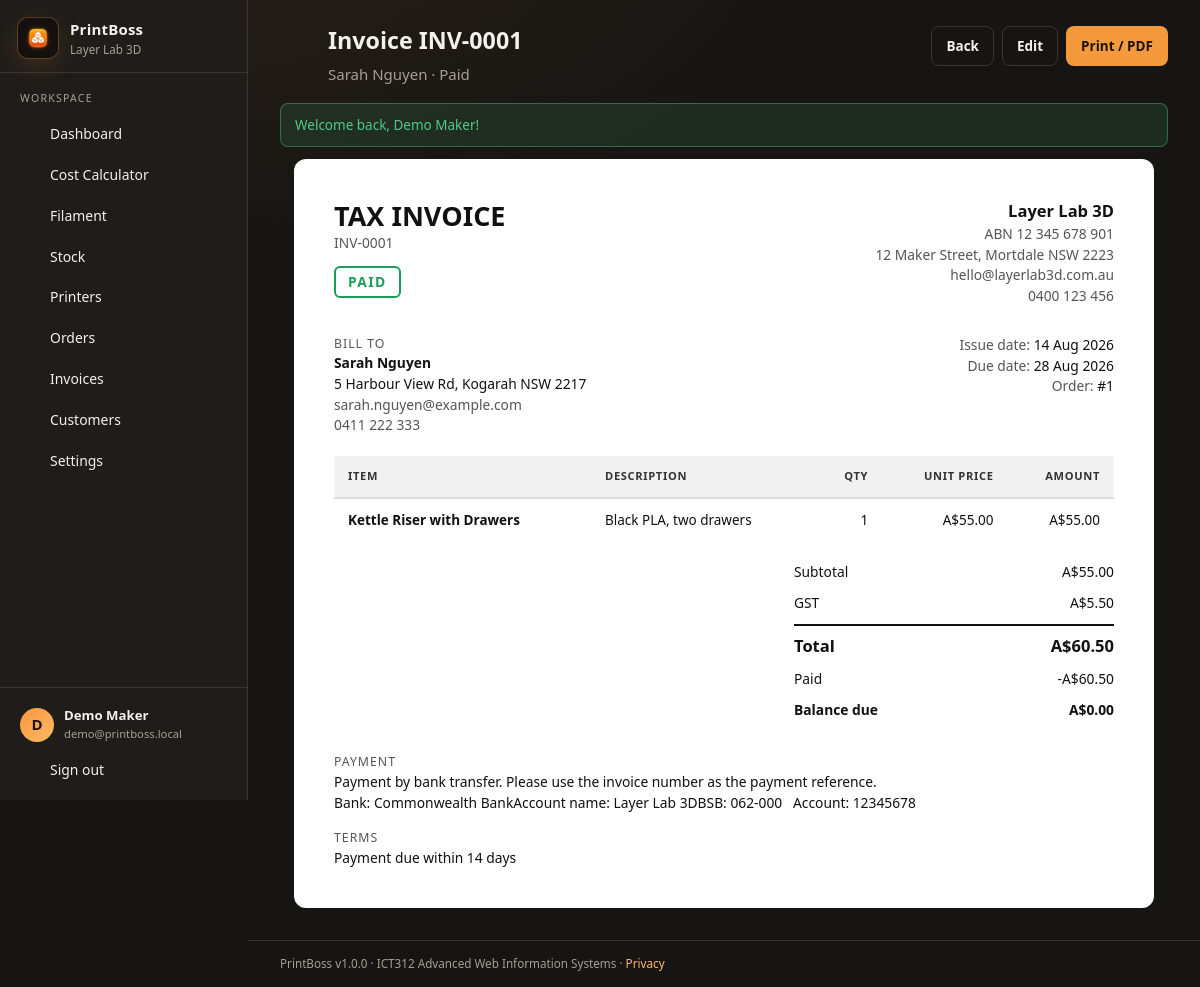
The app's page /invoice_view.php?id=1 (signed in) with its own data.
### tables this page shows
CREATE TABLE profiles (
  id                       INT UNSIGNED NOT NULL AUTO_INCREMENT,
  user_id                  INT UNSIGNED NOT NULL,
  business_name            VARCHAR(120) NOT NULL DEFAULT '',
  business_abn             VARCHAR(20)  NOT NULL DEFAULT '',
  business_email           VARCHAR(190) NOT NULL DEFAULT '',
  business_phone           VARCHAR(40)  NOT NULL DEFAULT '',
  business_address         VARCHAR(255) NOT NULL DEFAULT '',
  country                  VARCHAR(60)  NOT NULL DEFAULT 'Australia',
  currency                 CHAR(3)      NOT NULL DEFAULT 'AUD',
  bank_name                VARCHAR(80)  NOT NULL DEFAULT '',
  bank_account_name        VARCHAR(120) NOT NULL DEFAULT '',
  bank_bsb                 VARCHAR(10)  NOT NULL DEFAULT '',
  bank_account_number      VARCHAR(20)  NOT NULL DEFAULT '',
  invoice_prefix           VARCHAR(10)  NOT NULL DEFAULT 'INV',
  gst_rate                 DECIMAL(5,2) NOT NULL DEFAULT 10.00,
  default_gst_enabled      TINYINT(1)   NOT NULL DEFAULT 1,
  default_payment_terms    VARCHAR(60)  NOT NULL DEFAULT 'Payment due within 14 days',
  default_payment_instructions TEXT NULL,
  default_invoice_notes    TEXT NULL,
  default_electricity_cost DECIMAL(8,4) NOT NULL DEFAULT 0.3000,
  default_labour_rate      DECIMAL(8,2) NOT NULL DEFAULT 25.00,
  default_depreciation_rate DECIMAL(8,2) NOT NULL DEFAULT 0.50,
  default_profit_margin    DECIMAL(5,2) NOT NULL DEFAULT 50.00,
  default_failed_risk      DECIMAL(5,2) NOT NULL DEFAULT 10.00,
  onboarding_completed     TINYINT(1)   NOT NULL DEFAULT 0,
  created_at               DATETIME NOT NULL DEFAULT CURRENT_TIMESTAMP,
  updated_at               DATETIME NOT NULL DEFAULT CURRENT_TIMESTAMP ON UPDATE CURRENT_TIMESTAMP,
  PRIMARY KEY (id),
  UNIQUE KEY uq_profiles_user (user_id),
  CONSTRAINT fk_profiles_user FOREIGN KEY (user_id) REFERENCES users(id) ON DELETE CASCADE
);

CREATE TABLE users (
  id            INT UNSIGNED NOT NULL AUTO_INCREMENT,
  email         VARCHAR(190) NOT NULL,
  password_hash VARCHAR(255) NOT NULL,
  failed_login_attempts INT UNSIGNED NOT NULL DEFAULT 0,
  login_locked_until DATETIME NULL,
  full_name     VARCHAR(120) NOT NULL,
  role          ENUM('user','admin') NOT NULL DEFAULT 'user',
  is_active     TINYINT(1) NOT NULL DEFAULT 1,
  last_login_at DATETIME NULL,
  created_at    DATETIME NOT NULL DEFAULT CURRENT_TIMESTAMP,
  updated_at    DATETIME NOT NULL DEFAULT CURRENT_TIMESTAMP ON UPDATE CURRENT_TIMESTAMP,
  PRIMARY KEY (id),
  UNIQUE KEY uq_users_email (email)
);

CREATE TABLE invoices (
  id                   INT UNSIGNED NOT NULL AUTO_INCREMENT,
  user_id              INT UNSIGNED NOT NULL,
  invoice_number       VARCHAR(20) NOT NULL,
  customer_id          INT UNSIGNED NULL,
  order_id             INT UNSIGNED NULL,
  customer_name        VARCHAR(120) NOT NULL,
  customer_email       VARCHAR(190) NULL,
  customer_phone       VARCHAR(40)  NULL,
  customer_address     VARCHAR(255) NULL,
  status               ENUM('Draft','Sent','Paid','Overdue','Cancelled') NOT NULL DEFAULT 'Draft',
  issue_date           DATE NOT NULL,
  due_date             DATE NULL,
  subtotal             DECIMAL(10,2) NOT NULL DEFAULT 0,
  discount             DECIMAL(10,2) NOT NULL DEFAULT 0,
  gst_enabled          TINYINT(1) NOT NULL DEFAULT 1,
  gst_rate             DECIMAL(5,2) NULL DEFAULT NULL,
  gst_amount           DECIMAL(10,2) NOT NULL DEFAULT 0,
  total_amount         DECIMAL(10,2) NOT NULL DEFAULT 0,
  amount_paid          DECIMAL(10,2) NOT NULL DEFAULT 0,
  balance_due          DECIMAL(10,2) NOT NULL DEFAULT 0,
  payment_instructions TEXT NULL,
  terms_conditions     TEXT NULL,
  notes                TEXT NULL,
  created_at           DATETIME NOT NULL DEFAULT CURRENT_TIMESTAMP,
  updated_at           DATETIME NOT NULL DEFAULT CURRENT_TIMESTAMP ON UPDATE CURRENT_TIMESTAMP,
  PRIMARY KEY (id),
  UNIQUE KEY uq_invoice_number (user_id, invoice_number),
  CONSTRAINT fk_invoices_user FOREIGN KEY (user_id) REFERENCES users(id) ON DELETE CASCADE,
  CONSTRAINT fk_invoices_customer FOREIGN KEY (customer_id) REFERENCES customers(id) ON DELETE SET NULL,
  CONSTRAINT fk_invoices_order FOREIGN KEY (order_id) REFERENCES orders(id) ON DELETE SET NULL
);

CREATE TABLE invoice_items (
  id           INT UNSIGNED NOT NULL AUTO_INCREMENT,
  user_id      INT UNSIGNED NOT NULL,
  invoice_id   INT UNSIGNED NOT NULL,
  position     INT UNSIGNED NOT NULL DEFAULT 1,
  product_name VARCHAR(120) NOT NULL,
  description  VARCHAR(255) NULL,
  quantity     DECIMAL(10,2) NOT NULL DEFAULT 1,
  unit_price   DECIMAL(10,2) NOT NULL DEFAULT 0,
  line_total   DECIMAL(10,2) NOT NULL DEFAULT 0,
  created_at   DATETIME NOT NULL DEFAULT CURRENT_TIMESTAMP,
  PRIMARY KEY (id),
  KEY ix_items_invoice (invoice_id),
  CONSTRAINT fk_items_user FOREIGN KEY (user_id) REFERENCES users(id) ON DELETE CASCADE,
  CONSTRAINT fk_items_invoice FOREIGN KEY (invoice_id) REFERENCES invoices(id) ON DELETE CASCADE
);

### invoice_view.php (the view, shortened to what the rows shown need)
<?php
require_once __DIR__ . '/includes/functions.php';
$user = require_login();
$uid = (int)$user['id'];
$profile = get_profile($uid);
$id = isset($_GET['id']) && ctype_digit((string)$_GET['id']) ? (int)$_GET['id'] : 0;
$inv = row('SELECT * FROM invoices WHERE id = ? AND user_id = ?', [$id, $uid]);
$items = rows('SELECT * FROM invoice_items WHERE invoice_id = ? ORDER BY position', [$id]);
$stamp = $inv['status'] === 'Paid' ? 'paid' : ($inv['status'] === 'Overdue' ? 'overdue' : 'due');
$pageTitle = 'Invoice ' . $inv['invoice_number'];
$pageDescription = $inv['customer_name'] . ' · ' . $inv['status'];
require __DIR__ . '/includes/header.php';
?>
<div class="invoice-sheet">
  <div class="row-between" style="align-items:flex-start">
    <div>
      <h1>TAX INVOICE</h1>
      <div class="meta"><?= e($inv['invoice_number']) ?></div>
      <div style="margin-top:12px"><span class="stamp <?= $stamp ?>"><?= $stamp === 'paid' ? 'PAID' : ($stamp === 'overdue' ? 'OVERDUE' : 'DUE ' . strtoupper(fmt_date($inv['due_date'] ?? $inv['issue_date']))) ?></span></div>
    </div>
    <div class="right">
      <div style="font-weight:800;font-size:1.1rem"><?= e($profile['business_name'] ?: $user['full_name']) ?></div>
      <?php if ($profile['business_abn']): ?><div class="meta">ABN <?= e($profile['business_abn']) ?></div><?php endif; ?>
      <?php if ($profile['business_address']): ?><div class="meta"><?= e($profile['business_address']) ?></div><?php endif; ?>
      <?php if ($profile['business_email']): ?><div class="meta"><?= e($profile['business_email']) ?></div><?php endif; ?>
      <?php if ($profile['business_phone']): ?><div class="meta"><?= e($profile['business_phone']) ?></div><?php endif; ?>
    </div>
  </div>
  <div class="grid grid-2" style="margin:28px 0 20px">
    <div>
      <div class="meta small" style="text-transform:uppercase;letter-spacing:.08em">Bill to</div>
      <div style="font-weight:700"><?= e($inv['customer_name']) ?></div>
      <?php if ($inv['customer_address']): ?><div><?= e($inv['customer_address']) ?></div><?php endif; ?>
      <?php if ($inv['customer_email']): ?><div class="meta"><?= e($inv['customer_email']) ?></div><?php endif; ?>
      <?php if ($inv['customer_phone']): ?><div class="meta"><?= e($inv['customer_phone']) ?></div><?php endif; ?>
    </div>
    <div class="right">
      <div><span class="meta">Issue date:</span> <?= fmt_date($inv['issue_date']) ?></div>
      <div><span class="meta">Due date:</span> <?= $inv['due_date'] ? fmt_date($inv['due_date']) : 'On receipt' ?></div>
      <?php if ($inv['order_id']): ?><div><span class="meta">Order:</span> #<?= (int)$inv['order_id'] ?></div><?php endif; ?>
    </div>
  </div>
  <table>
    <thead><tr><th>Item</th><th>Description</th><th class="right">Qty</th><th class="right">Unit price</th><th class="right">Amount</th></tr></thead>
    <tbody>
      <?php foreach ($items as $it): ?>
        <tr><td style="font-weight:600"><?= e($it['product_name']) ?></td><td><?= e($it['description']) ?></td><td class="right"><?= e(rtrim(rtrim(number_format((float)$it['quantity'], 2), '0'), '.')) ?></td><td class="right"><?= money($it['unit_price'], $currency) ?></td><td class="right"><?= money($it['line_total'], $currency) ?></td></tr>
      <?php endforeach; ?>
    </tbody>
  </table>
  <div class="totals">
    <div><span>Subtotal</span><span><?= money($inv['subtotal'], $currency) ?></span></div>
    <?php if ((int)$inv['gst_enabled']): ?><div><span>GST</span><span><?= money($inv['gst_amount'], $currency) ?></span></div><?php endif; ?>
    <div class="grand"><span>Total</span><span><?= money($inv['total_amount'], $currency) ?></span></div>
    <?php if ((float)$inv['amount_paid'] > 0): ?><div><span>Paid</span><span>-<?= money($inv['amount_paid'], $currency) ?></span></div><div style="font-weight:700"><span>Balance due</span><span><?= money($inv['balance_due'], $currency) ?></span></div><?php endif; ?>
  </div>
  <?php if ($inv['payment_instructions'] || $profile['bank_bsb']): ?>
    <div style="margin-top:28px"><div class="meta small" style="text-transform:uppercase;letter-spacing:.08em">Payment</div>
      <pre><?= e($inv['payment_instructions']) ?></pre>
      <?php if ($profile['bank_bsb'] || $profile['bank_account_number']): ?><pre>Bank: <?= e($profile['bank_name']) ?>
Account name: <?= e($profile['bank_account_name'] ?: $profile['business_name']) ?>
BSB: <?= e($profile['bank_bsb']) ?>   Account: <?= e($profile['bank_account_number']) ?></pre><?php endif; ?>
    </div>
  <?php endif; ?>
  <?php if ($inv['terms_conditions']): ?><div style="margin-top:16px"><div class="meta small" style="text-transform:uppercase;letter-spacing:.08em">Terms</div><pre><?= e($inv['terms_conditions']) ?></pre></div><?php endif; ?>
</div>
<?php require __DIR__ . '/includes/footer.php'; ?>

### includes/header.php (shortened to what the rows shown need)
<?php
$profile = $profile ?? get_profile((int)$user['id']);
$currency = $profile['currency'] ?: 'AUD';
?>
<!DOCTYPE html>
<html lang="en">
<head>
<link rel="stylesheet" href="<?= BASE_PATH ?>/assets/css/style.css">
</head>
<body>
<div class="app">
  <aside class="sidebar" id="sidebar">
    <div class="brand">
      <div>
        <div class="brand-name">PrintBoss</div>
        <div class="brand-sub"><?= e($profile['business_name'] ?: '3D Print Manager') ?></div>
      </div>
    </div>
    <div class="sidebar-footer">
      <div class="user-chip">
        <div class="avatar"><?= e(mb_strtoupper(mb_substr($user['full_name'], 0, 1))) ?></div>
        <div class="user-meta"><div class="user-name"><?= e($user['full_name']) ?></div><div class="user-email"><?= e($user['email']) ?></div></div>
      </div>
    </div>
  </aside>
  <main class="main">
    <header class="topbar">
      <div class="page-head">
        <h1 class="page-title"><?= e($pageTitle ?? '') ?></h1>
        <?php if (!empty($pageDescription)): ?><p class="page-desc"><?= e($pageDescription) ?></p><?php endif; ?>
      </div>
    </header>
    <section class="content">

### records on screen
profiles: business_name "Layer Lab 3D", business_abn "12 345 678 901", business_address "12 Maker Street, Mortdale NSW 2223", business_email "hello@layerlab3d.com.au", business_phone "0400 123 456", bank_name "Commonwealth Bank", bank_account_name "Layer Lab 3D", bank_bsb "062-000", bank_account_number "12345678"
users: full_name "D", full_name "Demo Maker", email "demo@printboss.local"
invoices: invoice_number "Invoice INV-0001", pageDescription "Sarah Nguyen · Paid", invoice_number "INV-0001", customer_name "Sarah Nguyen", customer_address "5 Harbour View Rd, Kogarah NSW 2217", customer_email "sarah.nguyen@example.com", customer_phone "0411 222 333", issue_date "14 Aug 2026", due_date "28 Aug 2026", order "1", subtotal.currency "A$55.00", gst_amount.currency "A$5.50", total_amount.currency "A$60.50", amount_paid.currency "A$60.50", balance_due.currency "A$0.00", payment_instructions "Payment by bank transfer. Please use the invoice number as the payment reference.", terms_conditions "Payment due within 14 days"
invoice_items: product_name "Kettle Riser with Drawers", description "Black PLA, two drawers", quantity "1", unit_price.currency "A$55.00", line_total.currency "A$55.00"

### other values on screen
$label "Dashboard"
$label "Cost Calculator"
$label "Filament"
$label "Stock"
$label "Printers"
$label "Orders"
$label "Invoices"
$label "Customers"
$label "Settings"
$flash['text'] "Welcome back, Demo Maker!"
APP_VERSION "1.0.0"
